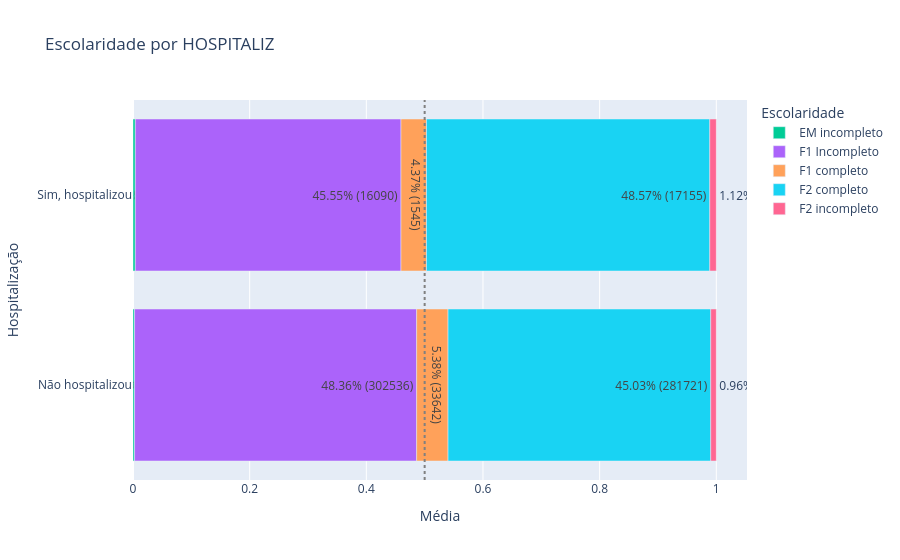

Source (notebook cell):
### Code cell
utils.plot_bar_por_variavel(df, variavel=escolaridade)

### Figure 1 — Plotly figure (JSON) as saved in the notebook; plotly's stock layout.template omitted (floating-point values rounded to 4 significant figures)
{"data": [{"hovertemplate": "Escolaridade=EM incompleto<br>Média=%{x}<br>Hospitalização=%{y}<br>text=%{text}<extra></extra>", "legendgroup": "EM incompleto", "marker": {"color": "#00cc96", "pattern": {"shape": ""}}, "name": "EM incompleto", "orientation": "h", "showlegend": true, "text": ["0.27% (1697)", "0.39% (139)"], "textposition": "outside", "type": "bar", "x": [0.002713, 0.003935], "xaxis": "x", "y": ["Não hospitalizou", "Sim, hospitalizou"], "yaxis": "y"}, {"hovertemplate": "Escolaridade=F1 Incompleto<br>Média=%{x}<br>Hospitalização=%{y}<br>text=%{text}<extra></extra>", "legendgroup": "F1 Incompleto", "marker": {"color": "#ab63fa", "pattern": {"shape": ""}}, "name": "F1 Incompleto", "orientation": "h", "showlegend": true, "text": ["48.36% (302536)", "45.55% (16090)"], "textposition": "outside", "type": "bar", "x": [0.4836, 0.4555], "xaxis": "x", "y": ["Não hospitalizou", "Sim, hospitalizou"], "yaxis": "y"}, {"hovertemplate": "Escolaridade=F1 completo<br>Média=%{x}<br>Hospitalização=%{y}<br>text=%{text}<extra></extra>", "legendgroup": "F1 completo", "marker": {"color": "#FFA15A", "pattern": {"shape": ""}}, "name": "F1 completo", "orientation": "h", "showlegend": true, "text": ["5.38% (33642)", "4.37% (1545)"], "textposition": "outside", "type": "bar", "x": [0.05378, 0.04374], "xaxis": "x", "y": ["Não hospitalizou", "Sim, hospitalizou"], "yaxis": "y"}, {"hovertemplate": "Escolaridade=F2 completo<br>Média=%{x}<br>Hospitalização=%{y}<br>text=%{text}<extra></extra>", "legendgroup": "F2 completo", "marker": {"color": "#19d3f3", "pattern": {"shape": ""}}, "name": "F2 completo", "orientation": "h", "showlegend": true, "text": ["45.03% (281721)", "48.57% (17155)"], "textposition": "outside", "type": "bar", "x": [0.4503, 0.4857], "xaxis": "x", "y": ["Não hospitalizou", "Sim, hospitalizou"], "yaxis": "y"}, {"hovertemplate": "Escolaridade=F2 incompleto<br>Média=%{x}<br>Hospitalização=%{y}<br>text=%{text}<extra></extra>", "legendgroup": "F2 incompleto", "marker": {"color": "#FF6692", "pattern": {"shape": ""}}, "name": "F2 incompleto", "orientation": "h", "showlegend": true, "text": ["0.96% (5986)", "1.12% (394)"], "textposition": "outside", "type": "bar", "x": [0.009569, 0.01115], "xaxis": "x", "y": ["Não hospitalizou", "Sim, hospitalizou"], "yaxis": "y"}], "layout": {"barmode": "relative", "legend": {"title": {"text": "Escolaridade"}, "tracegroupgap": 0}, "shapes": [{"line": {"color": "grey", "dash": "dot"}, "type": "line", "x0": 0.5, "x1": 0.5, "xref": "x", "y0": 0, "y1": 1, "yref": "y domain"}], "title": {"text": "Escolaridade por HOSPITALIZ"}, "xaxis": {"anchor": "y", "categoryorder": "category ascending", "domain": [0, 1], "title": {"text": "Média"}}, "yaxis": {"anchor": "x", "domain": [0, 1], "title": {"text": "Hospitalização"}}}}
